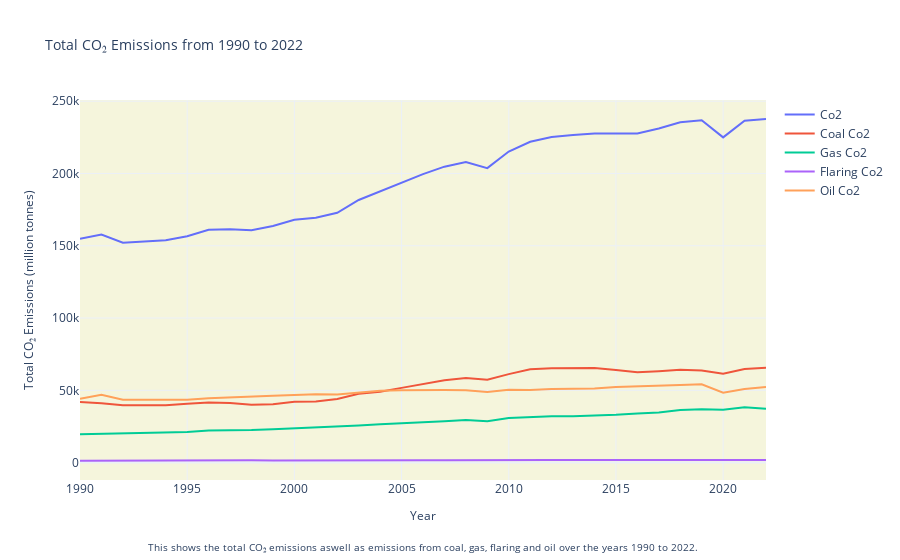

This figure's notebook cell:
### Markdown cell above
## Fossiele brandstoffen trend (1990-2022)

### Code cell
%run co2_fossil_chart.ipynb
